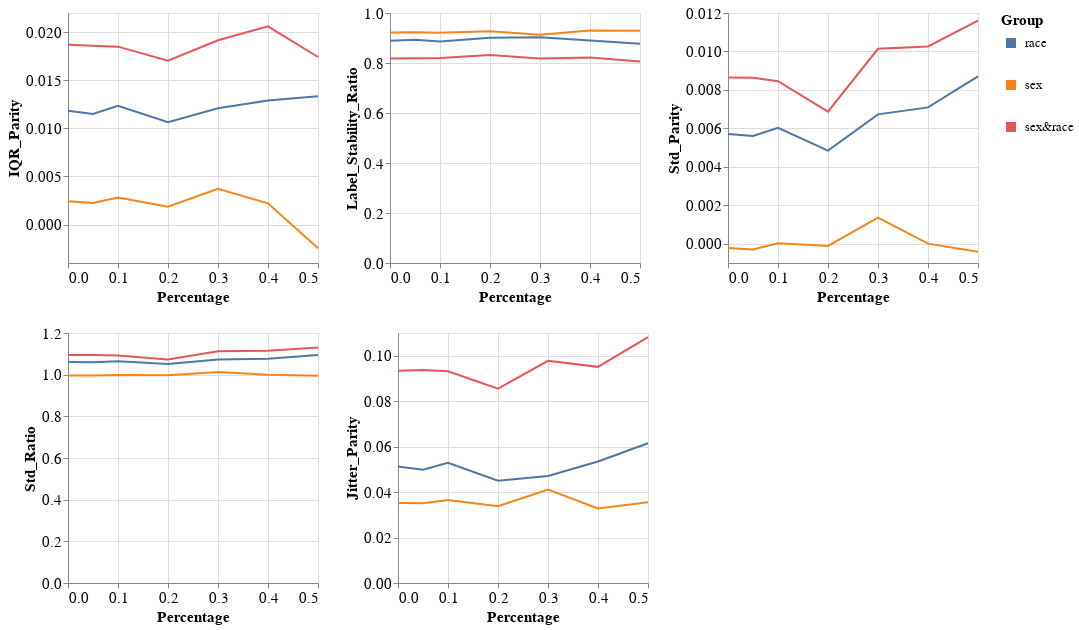

Notebook code cell kept with this figure:
### Markdown cell above
### Group metrics per dataset and model

### Code cell
visualizer.create_groups_grid_pct_lines_plot(model_name=MODEL_NAMES[0],
                                             target_preprocessing_technique=PREPROCESSING_TECHNIQUES[0],
                                             group_metrics_type='variance')

### Figure 1 — Vega-Lite specification as saved in the notebook (floating-point values rounded to 4 significant figures)
{"config": {"view": {"continuousWidth": 400, "continuousHeight": 300}, "axis": {"labelFontSize": 15, "titleFontSize": 15}, "legend": {"labelFontSize": 13, "symbolStrokeWidth": 10, "titleFontSize": 15}}, "vconcat": [{"hconcat": [{"mark": "line", "encoding": {"color": {"field": "Group", "type": "nominal"}, "x": {"field": "Percentage", "type": "quantitative"}, "y": {"field": "Metric_Value", "title": "IQR_Parity", "type": "quantitative"}}, "height": 250, "width": 250}, {"data": {"name": "data-8a56c68d5ce88e395da325a143749f8c"}, "mark": "line", "encoding": {"color": {"field": "Group", "type": "nominal"}, "x": {"field": "Percentage", "type": "quantitative"}, "y": {"field": "Metric_Value", "title": "Label_Stability_Ratio", "type": "quantitative"}}, "height": 250, "width": 250}, {"data": {"name": "data-661e31b98f0b7a8f54fa7f0652ea3d12"}, "mark": "line", "encoding": {"color": {"field": "Group", "type": "nominal"}, "x": {"field": "Percentage", "type": "quantitative"}, "y": {"field": "Metric_Value", "title": "Std_Parity", "type": "quantitative"}}, "height": 250, "width": 250}]}, {"hconcat": [{"mark": "line", "encoding": {"color": {"field": "Group", "type": "nominal"}, "x": {"field": "Percentage", "type": "quantitative"}, "y": {"field": "Metric_Value", "title": "Std_Ratio", "type": "quantitative"}}, "height": 250, "width": 250}, {"data": {"name": "data-01cb75e4aa588ee8898f3198da26d223"}, "mark": "line", "encoding": {"color": {"field": "Group", "type": "nominal"}, "x": {"field": "Percentage", "type": "quantitative"}, "y": {"field": "Metric_Value", "title": "Jitter_Parity", "type": "quantitative"}}, "height": 250, "width": 250}], "data": {"name": "data-9e6bc629203e065af6333cb3c0fab409"}}], "data": {"name": "data-43837eb251c1cb278bcd4a86bdeb580c"}, "$schema": "https://vega.github.io/schema/vega-lite/v4.17.0.json", "datasets": {"data-43837eb251c1cb278bcd4a86bdeb580c": [{"Model_Name": "DecisionTreeClassifier", "Metric": "IQR_Parity", "Group": "race", "Metric_Value": 0.01183, "Percentage": 0.0}, {"Model_Name": "DecisionTreeClassifier", "Metric": "IQR_Parity", "Group": "sex", "Metric_Value": 0.00243, "Percentage": 0.0}, {"Model_Name": "DecisionTreeClassifier", "Metric": "IQR_Parity", "Group": "sex&race", "Metric_Value": 0.0187, "Percentage": 0.0}, {"Model_Name": "DecisionTreeClassifier", "Metric": "IQR_Parity", "Group": "race", "Metric_Value": 0.01149, "Percentage": 0.05}, {"Model_Name": "DecisionTreeClassifier", "Metric": "IQR_Parity", "Group": "sex", "Metric_Value": 0.002235, "Percentage": 0.05}, {"Model_Name": "DecisionTreeClassifier", "Metric": "IQR_Parity", "Group": "sex&race", "Metric_Value": 0.01859, "Percentage": 0.05}, {"Model_Name": "DecisionTreeClassifier", "Metric": "IQR_Parity", "Group": "race", "Metric_Value": 0.01235, "Percentage": 0.1}, {"Model_Name": "DecisionTreeClassifier", "Metric": "IQR_Parity", "Group": "sex", "Metric_Value": 0.002808, "Percentage": 0.1}, {"Model_Name": "DecisionTreeClassifier", "Metric": "IQR_Parity", "Group": "sex&race", "Metric_Value": 0.0185, "Percentage": 0.1}, {"Model_Name": "DecisionTreeClassifier", "Metric": "IQR_Parity", "Group": "race", "Metric_Value": 0.01064, "Percentage": 0.2}, {"Model_Name": "DecisionTreeClassifier", "Metric": "IQR_Parity", "Group": "sex", "Metric_Value": 0.001848, "Percentage": 0.2}, {"Model_Name": "DecisionTreeClassifier", "Metric": "IQR_Parity", "Group": "sex&race", "Metric_Value": 0.01705, "Percentage": 0.2}, {"Model_Name": "DecisionTreeClassifier", "Metric": "IQR_Parity", "Group": "race", "Metric_Value": 0.01209, "Percentage": 0.3}, {"Model_Name": "DecisionTreeClassifier", "Metric": "IQR_Parity", "Group": "sex", "Metric_Value": 0.003717, "Percentage": 0.3}, {"Model_Name": "DecisionTreeClassifier", "Metric": "IQR_Parity", "Group": "sex&race", "Metric_Value": 0.01916, "Percentage": 0.3}, {"Model_Name": "DecisionTreeClassifier", "Metric": "IQR_Parity", "Group": "race", "Metric_Value": 0.01291, "Percentage": 0.4}, {"Model_Name": "DecisionTreeClassifier", "Metric": "IQR_Parity", "Group": "sex", "Metric_Value": 0.002203, "Percentage": 0.4}, {"Model_Name": "DecisionTreeClassifier", "Metric": "IQR_Parity", "Group": "sex&race", "Metric_Value": 0.02062, "Percentage": 0.4}, {"Model_Name": "DecisionTreeClassifier", "Metric": "IQR_Parity", "Group": "race", "Metric_Value": 0.01335, "Percentage": 0.5}, {"Model_Name": "DecisionTreeClassifier", "Metric": "IQR_Parity", "Group": "sex", "Metric_Value": -0.002455, "Percentage": 0.5}, {"Model_Name": "DecisionTreeClassifier", "Metric": "IQR_Parity", "Group": "sex&race", "Metric_Value": 0.01743, "Percentage": 0.5}], "data-8a56c68d5ce88e395da325a143749f8c": [{"Model_Name": "DecisionTreeClassifier", "Metric": "Label_Stability_Ratio", "Group": "race", "Metric_Value": 0.8889, "Percentage": 0.0}, {"Model_Name": "DecisionTreeClassifier", "Metric": "Label_Stability_Ratio", "Group": "sex", "Metric_Value": 0.9218, "Percentage": 0.0}, {"Model_Name": "DecisionTreeClassifier", "Metric": "Label_Stability_Ratio", "Group": "sex&race", "Metric_Value": 0.8184, "Percentage": 0.0}, {"Model_Name": "DecisionTreeClassifier", "Metric": "Label_Stability_Ratio", "Group": "race", "Metric_Value": 0.8931, "Percentage": 0.05}, {"Model_Name": "DecisionTreeClassifier", "Metric": "Label_Stability_Ratio", "Group": "sex", "Metric_Value": 0.9229, "Percentage": 0.05}, {"Model_Name": "DecisionTreeClassifier", "Metric": "Label_Stability_Ratio", "Group": "sex&race", "Metric_Value": 0.8195, "Percentage": 0.05}, {"Model_Name": "DecisionTreeClassifier", "Metric": "Label_Stability_Ratio", "Group": "race", "Metric_Value": 0.8864, "Percentage": 0.1}, {"Model_Name": "DecisionTreeClassifier", "Metric": "Label_Stability_Ratio", "Group": "sex", "Metric_Value": 0.9207, "Percentage": 0.1}, {"Model_Name": "DecisionTreeClassifier", "Metric": "Label_Stability_Ratio", "Group": "sex&race", "Metric_Value": 0.8195, "Percentage": 0.1}, {"Model_Name": "DecisionTreeClassifier", "Metric": "Label_Stability_Ratio", "Group": "race", "Metric_Value": 0.9007, "Percentage": 0.2}, {"Model_Name": "DecisionTreeClassifier", "Metric": "Label_Stability_Ratio", "Group": "sex", "Metric_Value": 0.9266, "Percentage": 0.2}, {"Model_Name": "DecisionTreeClassifier", "Metric": "Label_Stability_Ratio", "Group": "sex&race", "Metric_Value": 0.8321, "Percentage": 0.2}, {"Model_Name": "DecisionTreeClassifier", "Metric": "Label_Stability_Ratio", "Group": "race", "Metric_Value": 0.9032, "Percentage": 0.3}, {"Model_Name": "DecisionTreeClassifier", "Metric": "Label_Stability_Ratio", "Group": "sex", "Metric_Value": 0.9134, "Percentage": 0.3}, {"Model_Name": "DecisionTreeClassifier", "Metric": "Label_Stability_Ratio", "Group": "sex&race", "Metric_Value": 0.8183, "Percentage": 0.3}, {"Model_Name": "DecisionTreeClassifier", "Metric": "Label_Stability_Ratio", "Group": "race", "Metric_Value": 0.8896, "Percentage": 0.4}, {"Model_Name": "DecisionTreeClassifier", "Metric": "Label_Stability_Ratio", "Group": "sex", "Metric_Value": 0.9303, "Percentage": 0.4}, {"Model_Name": "DecisionTreeClassifier", "Metric": "Label_Stability_Ratio", "Group": "sex&race", "Metric_Value": 0.822, "Percentage": 0.4}, {"Model_Name": "DecisionTreeClassifier", "Metric": "Label_Stability_Ratio", "Group": "race", "Metric_Value": 0.8769, "Percentage": 0.5}, {"Model_Name": "DecisionTreeClassifier", "Metric": "Label_Stability_Ratio", "Group": "sex", "Metric_Value": 0.9292, "Percentage": 0.5}, {"Model_Name": "DecisionTreeClassifier", "Metric": "Label_Stability_Ratio", "Group": "sex&race", "Metric_Value": 0.8058, "Percentage": 0.5}], "data-661e31b98f0b7a8f54fa7f0652ea3d12": [{"Model_Name": "DecisionTreeClassifier", "Metric": "Std_Parity", "Group": "race", "Metric_Value": 0.005709, "Percentage": 0.0}, {"Model_Name": "DecisionTreeClassifier", "Metric": "Std_Parity", "Group": "sex", "Metric_Value": -0.0002154, "Percentage": 0.0}, {"Model_Name": "DecisionTreeClassifier", "Metric": "Std_Parity", "Group": "sex&race", "Metric_Value": 0.008651, "Percentage": 0.0}, {"Model_Name": "DecisionTreeClassifier", "Metric": "Std_Parity", "Group": "race", "Metric_Value": 0.005607, "Percentage": 0.05}, {"Model_Name": "DecisionTreeClassifier", "Metric": "Std_Parity", "Group": "sex", "Metric_Value": -0.0002974, "Percentage": 0.05}, {"Model_Name": "DecisionTreeClassifier", "Metric": "Std_Parity", "Group": "sex&race", "Metric_Value": 0.008637, "Percentage": 0.05}, {"Model_Name": "DecisionTreeClassifier", "Metric": "Std_Parity", "Group": "race", "Metric_Value": 0.00603, "Percentage": 0.1}, {"Model_Name": "DecisionTreeClassifier", "Metric": "Std_Parity", "Group": "sex", "Metric_Value": 2.287e-05, "Percentage": 0.1}, {"Model_Name": "DecisionTreeClassifier", "Metric": "Std_Parity", "Group": "sex&race", "Metric_Value": 0.008455, "Percentage": 0.1}, {"Model_Name": "DecisionTreeClassifier", "Metric": "Std_Parity", "Group": "race", "Metric_Value": 0.004846, "Percentage": 0.2}, {"Model_Name": "DecisionTreeClassifier", "Metric": "Std_Parity", "Group": "sex", "Metric_Value": -0.0001103, "Percentage": 0.2}, {"Model_Name": "DecisionTreeClassifier", "Metric": "Std_Parity", "Group": "sex&race", "Metric_Value": 0.006867, "Percentage": 0.2}, {"Model_Name": "DecisionTreeClassifier", "Metric": "Std_Parity", "Group": "race", "Metric_Value": 0.006729, "Percentage": 0.3}, {"Model_Name": "DecisionTreeClassifier", "Metric": "Std_Parity", "Group": "sex", "Metric_Value": 0.001358, "Percentage": 0.3}, {"Model_Name": "DecisionTreeClassifier", "Metric": "Std_Parity", "Group": "sex&race", "Metric_Value": 0.01014, "Percentage": 0.3}, {"Model_Name": "DecisionTreeClassifier", "Metric": "Std_Parity", "Group": "race", "Metric_Value": 0.007091, "Percentage": 0.4}, {"Model_Name": "DecisionTreeClassifier", "Metric": "Std_Parity", "Group": "sex", "Metric_Value": 7.778e-06, "Percentage": 0.4}, {"Model_Name": "DecisionTreeClassifier", "Metric": "Std_Parity", "Group": "sex&race", "Metric_Value": 0.01026, "Percentage": 0.4}, {"Model_Name": "DecisionTreeClassifier", "Metric": "Std_Parity", "Group": "race", "Metric_Value": 0.008708, "Percentage": 0.5}, {"Model_Name": "DecisionTreeClassifier", "Metric": "Std_Parity", "Group": "sex", "Metric_Value": -0.0004171, "Percentage": 0.5}, {"Model_Name": "DecisionTreeClassifier", "Metric": "Std_Parity", "Group": "sex&race", "Metric_Value": 0.01161, "Percentage": 0.5}], "data-9e6bc629203e065af6333cb3c0fab409": [{"Model_Name": "DecisionTreeClassifier", "Metric": "Std_Ratio", "Group": "race", "Metric_Value": 1.061, "Percentage": 0.0}, {"Model_Name": "DecisionTreeClassifier", "Metric": "Std_Ratio", "Group": "sex", "Metric_Value": 0.9966, "Percentage": 0.0}, {"Model_Name": "DecisionTreeClassifier", "Metric": "Std_Ratio", "Group": "sex&race", "Metric_Value": 1.094, "Percentage": 0.0}, {"Model_Name": "DecisionTreeClassifier", "Metric": "Std_Ratio", "Group": "race", "Metric_Value": 1.06, "Percentage": 0.05}, {"Model_Name": "DecisionTreeClassifier", "Metric": "Std_Ratio", "Group": "sex", "Metric_Value": 0.9958, "Percentage": 0.05}, {"Model_Name": "DecisionTreeClassifier", "Metric": "Std_Ratio", "Group": "sex&race", "Metric_Value": 1.095, "Percentage": 0.05}, {"Model_Name": "DecisionTreeClassifier", "Metric": "Std_Ratio", "Group": "race", "Metric_Value": 1.064, "Percentage": 0.1}, {"Model_Name": "DecisionTreeClassifier", "Metric": "Std_Ratio", "Group": "sex", "Metric_Value": 0.9989, "Percentage": 0.1}, {"Model_Name": "DecisionTreeClassifier", "Metric": "Std_Ratio", "Group": "sex&race", "Metric_Value": 1.092, "Percentage": 0.1}, {"Model_Name": "DecisionTreeClassifier", "Metric": "Std_Ratio", "Group": "race", "Metric_Value": 1.051, "Percentage": 0.2}, {"Model_Name": "DecisionTreeClassifier", "Metric": "Std_Ratio", "Group": "sex", "Metric_Value": 0.9971, "Percentage": 0.2}, {"Model_Name": "DecisionTreeClassifier", "Metric": "Std_Ratio", "Group": "sex&race", "Metric_Value": 1.073, "Percentage": 0.2}, {"Model_Name": "DecisionTreeClassifier", "Metric": "Std_Ratio", "Group": "race", "Metric_Value": 1.073, "Percentage": 0.3}, {"Model_Name": "DecisionTreeClassifier", "Metric": "Std_Ratio", "Group": "sex", "Metric_Value": 1.013, "Percentage": 0.3}, {"Model_Name": "DecisionTreeClassifier", "Metric": "Std_Ratio", "Group": "sex&race", "Metric_Value": 1.113, "Percentage": 0.3}, {"Model_Name": "DecisionTreeClassifier", "Metric": "Std_Ratio", "Group": "race", "Metric_Value": 1.076, "Percentage": 0.4}, {"Model_Name": "DecisionTreeClassifier", "Metric": "Std_Ratio", "Group": "sex", "Metric_Value": 0.9991, "Percentage": 0.4}, {"Model_Name": "DecisionTreeClassifier", "Metric": "Std_Ratio", "Group": "sex&race", "Metric_Value": 1.115, "Percentage": 0.4}, {"Model_Name": "DecisionTreeClassifier", "Metric": "Std_Ratio", "Group": "race", "Metric_Value": 1.095, "Percentage": 0.5}, {"Model_Name": "DecisionTreeClassifier", "Metric": "Std_Ratio", "Group": "sex", "Metric_Value": 0.9943, "Percentage": 0.5}, {"Model_Name": "DecisionTreeClassifier", "Metric": "Std_Ratio", "Group": "sex&race", "Metric_Value": 1.131, "Percentage": 0.5}], "data-01cb75e4aa588ee8898f3198da26d223": [{"Model_Name": "DecisionTreeClassifier", "Metric": "Jitter_Parity", "Group": "race", "Metric_Value": 0.05126, "Percentage": 0.0}, {"Model_Name": "DecisionTreeClassifier", "Metric": "Jitter_Parity", "Group": "sex", "Metric_Value": 0.03519, "Percentage": 0.0}, {"Model_Name": "DecisionTreeClassifier", "Metric": "Jitter_Parity", "Group": "sex&race", "Metric_Value": 0.09343, "Percentage": 0.0}, {"Model_Name": "DecisionTreeClassifier", "Metric": "Jitter_Parity", "Group": "race", "Metric_Value": 0.0498, "Percentage": 0.05}, {"Model_Name": "DecisionTreeClassifier", "Metric": "Jitter_Parity", "Group": "sex", "Metric_Value": 0.03514, "Percentage": 0.05}, {"Model_Name": "DecisionTreeClassifier", "Metric": "Jitter_Parity", "Group": "sex&race", "Metric_Value": 0.09371, "Percentage": 0.05}, {"Model_Name": "DecisionTreeClassifier", "Metric": "Jitter_Parity", "Group": "race", "Metric_Value": 0.05285, "Percentage": 0.1}, {"Model_Name": "DecisionTreeClassifier", "Metric": "Jitter_Parity", "Group": "sex", "Metric_Value": 0.03647, "Percentage": 0.1}, {"Model_Name": "DecisionTreeClassifier", "Metric": "Jitter_Parity", "Group": "sex&race", "Metric_Value": 0.09315, "Percentage": 0.1}, {"Model_Name": "DecisionTreeClassifier", "Metric": "Jitter_Parity", "Group": "race", "Metric_Value": 0.04497, "Percentage": 0.2}, {"Model_Name": "DecisionTreeClassifier", "Metric": "Jitter_Parity", "Group": "sex", "Metric_Value": 0.03377, "Percentage": 0.2}, {"Model_Name": "DecisionTreeClassifier", "Metric": "Jitter_Parity", "Group": "sex&race", "Metric_Value": 0.08548, "Percentage": 0.2}, {"Model_Name": "DecisionTreeClassifier", "Metric": "Jitter_Parity", "Group": "race", "Metric_Value": 0.04705, "Percentage": 0.3}, {"Model_Name": "DecisionTreeClassifier", "Metric": "Jitter_Parity", "Group": "sex", "Metric_Value": 0.04107, "Percentage": 0.3}, {"Model_Name": "DecisionTreeClassifier", "Metric": "Jitter_Parity", "Group": "sex&race", "Metric_Value": 0.09774, "Percentage": 0.3}, {"Model_Name": "DecisionTreeClassifier", "Metric": "Jitter_Parity", "Group": "race", "Metric_Value": 0.05344, "Percentage": 0.4}, {"Model_Name": "DecisionTreeClassifier", "Metric": "Jitter_Parity", "Group": "sex", "Metric_Value": 0.03282, "Percentage": 0.4}, {"Model_Name": "DecisionTreeClassifier", "Metric": "Jitter_Parity", "Group": "sex&race", "Metric_Value": 0.0951, "Percentage": 0.4}, {"Model_Name": "DecisionTreeClassifier", "Metric": "Jitter_Parity", "Group": "race", "Metric_Value": 0.0615, "Percentage": 0.5}, {"Model_Name": "DecisionTreeClassifier", "Metric": "Jitter_Parity", "Group": "sex", "Metric_Value": 0.03551, "Percentage": 0.5}, {"Model_Name": "DecisionTreeClassifier", "Metric": "Jitter_Parity", "Group": "sex&race", "Metric_Value": 0.1082, "Percentage": 0.5}]}}
